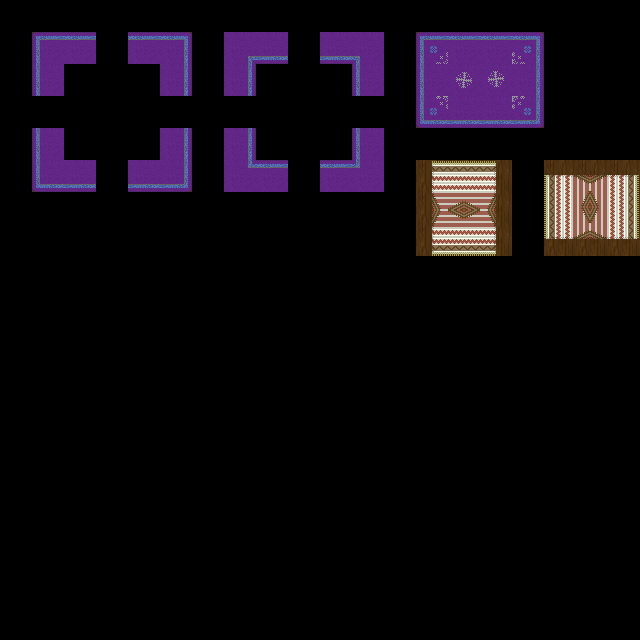

Tiled map render using the project's own tile images. Description and the map definition, with tile-layer contents summarised, below:
An orthogonal 20x20 tile map with 32x32 px tiles, 3 tile layers (regions, input_Ground1, output_Auto), 2 tilesets.

<map version="1.0" orientation="orthogonal" width="20" height="20" tilewidth="32" tileheight="32">
 <tileset firstgid="1" source="../tilesets/inn2.tsx" />
 <tileset firstgid="257" source="../tilesets/desert_city_indoors.tsx" />
 <layer name="regions" width="20" height="20">
  <data>[400 cells, 54 non-empty, 1 distinct tile ids]</data>
 </layer>
 <layer name="input_Ground1" width="20" height="20">
  <data>[400 cells, 20 non-empty, 8 distinct tile ids]</data>
 </layer>
 <layer name="output_Auto" width="20" height="20">
  <data>[400 cells, 36 non-empty, 34 distinct tile ids]</data>
 </layer>
</map>
